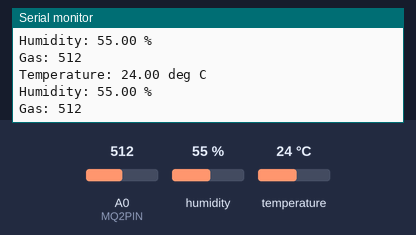
Bench run of a sketch on a simulated Arduino Uno, built with avr-gcc and run on an emulated ATmega328P. Parts: the last lines printed to the serial monitor. The inputs (shaded band) are chosen by the test bench; at power-on: humidity 55 %, A0 (MQ2PIN) = 512, temperature 24 °C.

Above: at 1.7 s.
1.8 s: humidity set to 22 %
At 2.85 s:
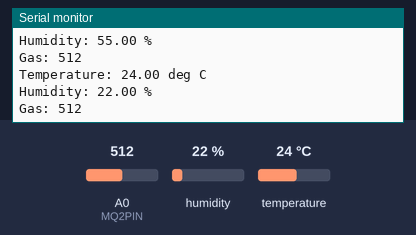
3.3 s: A0 (MQ2PIN) set to 716
At 3.85 s:
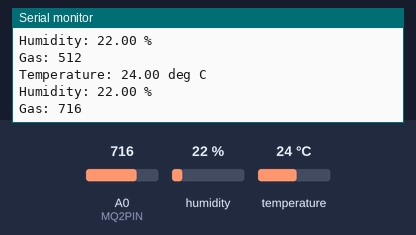
4.8 s: temperature set to 12 °C
6.3 s: A0 (MQ2PIN) set to 900
At 6.87 s:
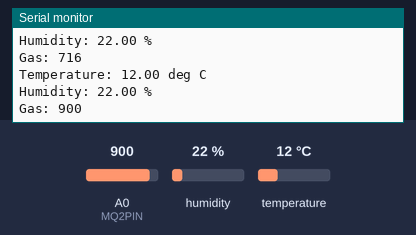
7.8 s: humidity set to 40 %
At 8.88 s:
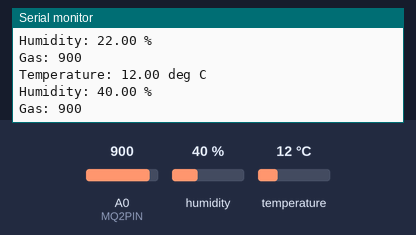
Timing chart, 0 to 10.3 s (numbered marks = the images above; inputs shaded):
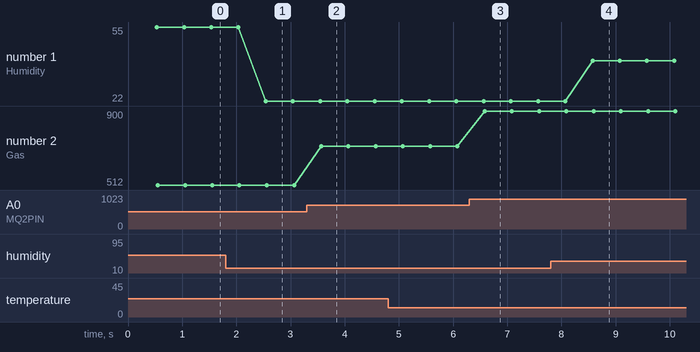

Measured:
- after the input at 1.8 s, the serial monitor: prints a new line after 0.74 s (image 1)
- after the input at 3.3 s, the serial monitor: prints a new line after 0.27 s (image 2)
- after the input at 6.3 s, the serial monitor: prints a new line after 0.29 s (image 3)
- after the input at 7.8 s, the serial monitor: prints a new line after 0.78 s (image 4)
- plotted number 1: 55 → 22 after the input at 1.8 s, 22 → 40 after the input at 7.8 s
- plotted number 2: 512 → 716 after the input at 3.3 s, 716 → 900 after the input at 6.3 s

The sketch:

sketch.ino
```cpp
#include <DHT.h>
#include <Wire.h>

// Pin Definitions
#define DHTPIN 2
#define DHTTYPE DHT22
#define MQ2PIN A0

// Initialize DHT sensor
DHT dht(DHTPIN, DHTTYPE);

void setup() {
  Serial.begin(9600);
  dht.begin();
  delay(500);
}

void loop() {
  // Read humidity and temperature from DHT22
  float humidity = dht.readHumidity();
  float temperature = dht.readTemperature();

  // Read gas level from MQ2
  int gasValue = analogRead(MQ2PIN);

  // Check if any reads failed
  if (isnan(humidity) || isnan(temperature)) {
    Serial.println("Failed to read from DHT sensor");
    return;
  }

  Serial.print("Temperature: ");
  Serial.print(temperature);
  Serial.println(" deg C");
  Serial.print("Humidity: ");
  Serial.print(humidity);
  Serial.println(" %");
  Serial.print("Gas: ");
  Serial.println(gasValue);

  // Wait before next reading
  delay(500);
}
```
